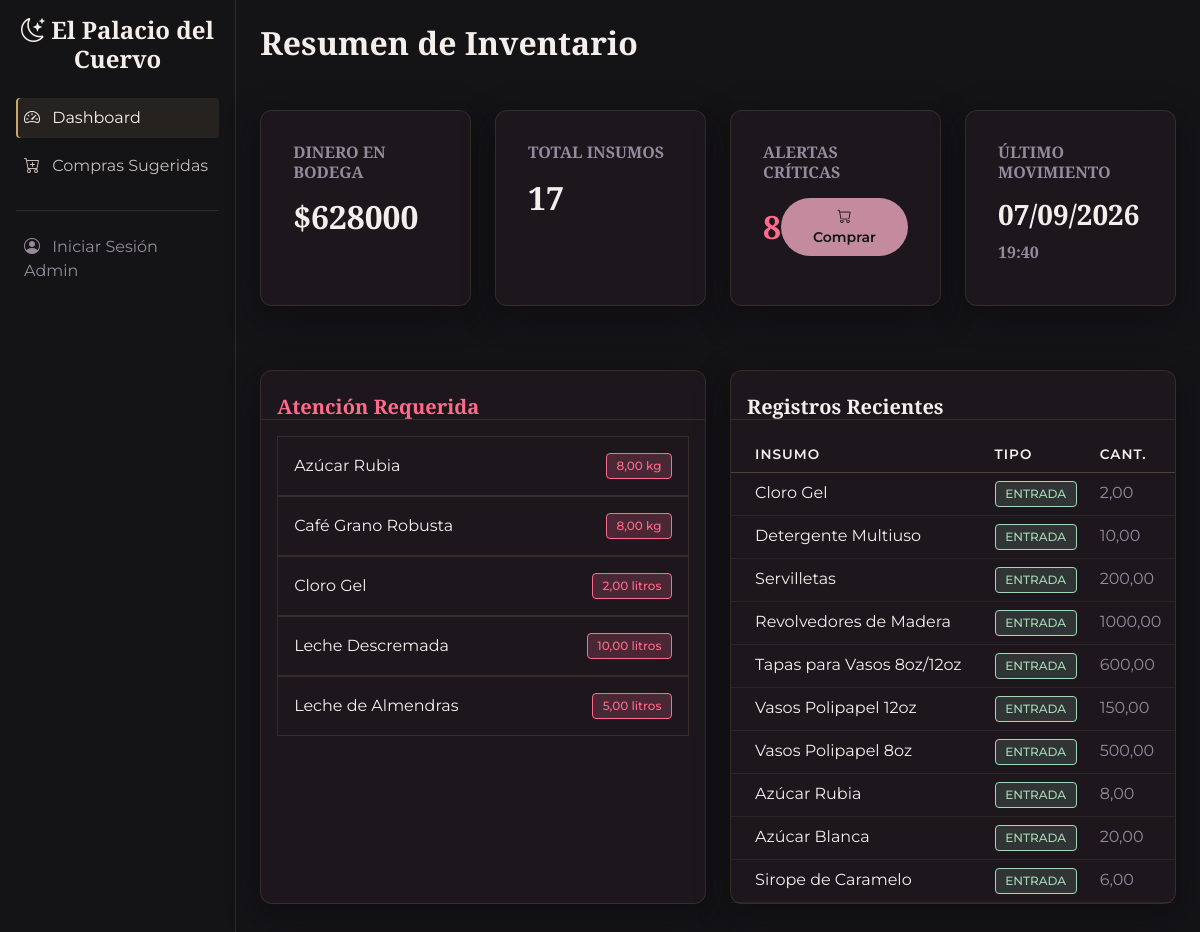
The page / on the database its author committed.
### inventario/models.py (models this page shows, shortened)
class MovimientoStock(models.Model):
    TIPOS = [
        ('Entrada', 'Entrada / Compra'),
        ('Salida', 'Salida / Uso / Merma'),
    ]
    insumo = models.ForeignKey(Insumo, on_delete=models.CASCADE, related_name='movimientos')
    tipo_movimiento = models.CharField(max_length=20, choices=TIPOS, verbose_name="Tipo de Movimiento")
    cantidad = models.DecimalField(
        max_digits=10,
        decimal_places=2,
        validators=[MinValueValidator(0.01)],
        verbose_name="Cantidad"
    )
    fecha_hora = models.DateTimeField(auto_now_add=True, verbose_name="Fecha y Hora")
    motivo = models.CharField(max_length=255, verbose_name="Motivo / Descripción", help_text="Ej: Compra semanal, Uso diario, Merma por caducidad")
    class Meta:
        verbose_name = "Movimiento de Stock"
        verbose_name_plural = "Movimientos de Stock"
        ordering = ['-fecha_hora']

class Insumo(models.Model):
    CATEGORIAS = [
        ('Materia Prima', 'Materia Prima'),
        ('Desechables', 'Desechables'),
        ('Envasados', 'Envasados'),
        ('Limpieza', 'Limpieza'),
    ]
    UNIDADES = [
        ('kg', 'Kilogramos'),
        ('litros', 'Litros'),
        ('unidades', 'Unidades'),
        ('gr', 'Gramos'),
    ]
    nombre = models.CharField(max_length=200, verbose_name="Nombre del Insumo")
    categoria = models.CharField(max_length=50, choices=CATEGORIAS, verbose_name="Categoría")
    unidad_medida = models.CharField(max_length=20, choices=UNIDADES, verbose_name="Unidad de Medida")
    stock_actual = models.DecimalField(
        max_digits=10,
        decimal_places=2,
        default=0,
        validators=[MinValueValidator(0)],
        verbose_name="Stock Actual"
    )
    stock_minimo = models.DecimalField(
        max_digits=10,
        decimal_places=2,
        default=0,
        validators=[MinValueValidator(0)],
        verbose_name="Stock Mínimo (Alerta)"
    )
    precio_unitario = models.DecimalField(
        max_digits=12,
        decimal_places=2,
        default=1000,
        validators=[MinValueValidator(0)],
        verbose_name="Precio Unitario ($)",
        help_text="Costo por unidad de medida"
    )
    proveedor = models.ForeignKey(Proveedor, on_delete=models.SET_NULL, null=True, blank=True, related_name='insumos')
    activo = models.BooleanField(default=True, verbose_name="Habilitado", help_text="Desmarcar para deshabilitar el insumo en lugar de borrarlo.")
    class Meta:
        verbose_name = "Insumo"
        verbose_name_plural = "Insumos"
        ordering = ['nombre']
    @property
    def esta_en_stock_critico(self):
        return self.stock_actual <= self.stock_minimo
    @property
    def valor_total(self):
        return self.stock_actual * self.precio_unitario

### inventario/views.py (the view)
# urls.py: path('', DashboardView.as_view(), name='dashboard'),
class DashboardView(TemplateView):
    template_name = 'inventario/dashboard.html'
    def get_context_data(self, **kwargs):
        context = super().get_context_data(**kwargs)
        insumos = Insumo.objects.all()
        insumos_criticos = [i for i in insumos if i.esta_en_stock_critico]
        valor_total = sum([i.valor_total for i in insumos])
        context['total_insumos'] = insumos.count()
        context['valor_total'] = valor_total
        context['alertas_criticas'] = len(insumos_criticos)
        context['insumos_criticos'] = insumos_criticos[:5] # Últimos 5 críticos
        context['ultimos_movimientos'] = MovimientoStock.objects.all().order_by('-fecha_hora')[:10]
        return context

### inventario/templates/inventario/dashboard.html (shortened to what this page needs)
{% extends 'base.html' %}
{% block content %}
<h2 class="mb-5">Resumen de Inventario</h2>
<div class="row mb-5">
    <div class="col-md-3 mb-3">
        <div class="card card-gothic h-100 p-3" style="border-top: 2px solid #A3D9B5;">
            <div class="card-body">
                <h6 class="text-muted-gothic mb-3 text-uppercase">Dinero en Bodega</h6>
                <h2 class="text-bone mb-0">${{ valor_total|floatformat:0 }}</h2>
            </div>
        </div>
    </div>
    <div class="col-md-3 mb-3">
        <div class="card card-gothic h-100 p-3">
            <div class="card-body">
                <h6 class="text-muted-gothic mb-3 text-uppercase">Total Insumos</h6>
                <h2 class="text-bone mb-0">{{ total_insumos }}</h2>
            </div>
        </div>
    </div>
    <div class="col-md-3 mb-3">
        <div class="card card-gothic h-100 p-3" style="border-top: 2px solid var(--status-critical);">
            <div class="card-body">
                <h6 class="text-muted-gothic mb-3 text-uppercase">Alertas Críticas</h6>
                <div class="d-flex justify-content-between align-items-center">
                    <h2 class="mb-0" style="color: var(--status-critical);">{{ alertas_criticas }}</h2>
                    <a href="{% url 'inventario:sugerencia_compras' %}" class="btn btn-sm btn-gothic-accent" title="Ver sugerencias de compra">
                        <i class="bi bi-cart"></i> Comprar
                    </a>
                </div>
            </div>
        </div>
    </div>
    <div class="col-md-3 mb-3">
        <div class="card card-gothic h-100 p-3" style="border-top: 2px solid var(--accent-gold);">
            <div class="card-body">
                <h6 class="text-muted-gothic mb-3 text-uppercase">Último Movimiento</h6>
                <h3 class="mt-3 text-bone">
                    {% if ultimos_movimientos %}
                        {{ ultimos_movimientos.0.fecha_hora|date:"d/m/Y" }}<br>
                        <small class="text-muted" style="font-size: 1rem;">{{ ultimos_movimientos.0.fecha_hora|date:"H:i" }}</small>
                    {% else %}
                        N/A
                    {% endif %}
                </h3>
            </div>
        </div>
    </div>
</div>
<div class="row">
    <div class="col-md-6 mb-4">
        <div class="card card-gothic h-100">
            <div class="card-header border-bottom-0 pt-4 pb-0">
                <h5 class="mb-0" style="color: var(--status-critical);">Atención Requerida</h5>
            </div>
            <div class="card-body">
                {% if insumos_criticos %}
                <ul class="list-group list-group-flush bg-transparent">
                    {% for insumo in insumos_criticos %}
                    <li class="list-group-item bg-transparent text-main border-gothic border-start-0 border-end-0 d-flex justify-content-between align-items-center py-3">
                        <span class="text-bone">{{ insumo.nombre }}</span>
                        <span class="badge badge-gothic-critical">{{ insumo.stock_actual }} {{ insumo.unidad_medida }}</span>
                    </li>
                    {% endfor %}
                </ul>
                {% else %}
                <p class="text-muted-gothic mt-3">Los niveles de stock están estables.</p>
                {% endif %}
            </div>
        </div>
    </div>
    <div class="col-md-6 mb-4">
        <div class="card card-gothic h-100">
            <div class="card-header border-bottom-0 pt-4 pb-0">
                <h5 class="mb-0 text-bone">Registros Recientes</h5>
            </div>
            <div class="card-body p-0 mt-3">
                <div class="table-responsive">
                    <table class="table table-gothic mb-0">
                        <thead>
                            <tr>
                                <th class="ps-4">Insumo</th>
                                <th>Tipo</th>
                                <th>Cant.</th>
                            </tr>
                        </thead>
                        <tbody>
                            {% for mov in ultimos_movimientos %}
                            <tr>
                                <td class="ps-4 text-bone">{{ mov.insumo.nombre }}</td>
                                <td>
                                    {% if mov.tipo_movimiento == 'Entrada' %}
                                    <span class="badge badge-gothic-ok">ENTRADA</span>
                                    {% else %}
                                    <span class="badge badge-gothic-neutral">SALIDA</span>
                                    {% endif %}
                                </td>
                                <td class="text-muted-gothic">{{ mov.cantidad }}</td>
                            </tr>
                            {% empty %}
                            <tr>
                                <td colspan="3" class="text-center text-muted-gothic py-4">Sin actividad reciente.</td>
                            </tr>
                            {% endfor %}
                        </tbody>
                    </table>
                </div>
            </div>
        </div>
    </div>
</div>
{% endblock %}

### static/css/gothic_inventory.css (style rules this page uses)
:root { --bg-base: #141316; --bg-surface: #231a24; --text-heading: #f5efeb; --text-main: #c4bdb9; --text-muted: #948c9c; --accent-primary: #c48b9f; --accent-primary-hover: #b0788c; --accent-gold: #c9a86a; --accent-gold-hover: #b49356; --status-ok: #c9a86a; --status-critical: #ff6b8b; --status-critical-text: #141316; --status-low: #eab308; --font-heading: 'Cinzel', 'Cinzel Decorative', 'Pirata One', serif; --font-body: 'Montserrat', sans-serif; }
body { background-color: var(--bg-base); color: var(--text-main); font-family: var(--font-body); font-weight: 400; }
h1, h2, h3, h4, h5, h6, .brand-logo { font-family: var(--font-heading); color: var(--text-heading); font-weight: 600; }
.text-bone { color: var(--text-heading) !important; }
.text-muted-gothic, .form-text, .text-muted { color: var(--text-muted) !important; }
.border-gothic { border: 1px solid rgba(199, 168, 106, 0.15) !important; }
.card, .card-gothic { background-color: rgba(35, 26, 36, 0.6) !important; backdrop-filter: blur(10px); -webkit-backdrop-filter: blur(10px); border: 1px solid rgba(199, 168, 106, 0.15) !important; border-radius: 12px; box-shadow: 0 10px 30px rgba(13, 11, 14, 0.7) !important; color: var(--text-main); }
.card-header { background-color: transparent !important; border-bottom: 1px solid rgba(199, 168, 106, 0.15) !important; color: var(--text-heading); }
.table, .table-gothic { color: var(--text-main); background-color: transparent; }
.table thead th, .table-gothic thead th { background-color: transparent !important; color: var(--text-heading) !important; border-bottom: 1px solid rgba(199, 168, 106, 0.3) !important; border-top: none; text-transform: uppercase; letter-spacing: 1px; font-size: 0.85rem; font-weight: 600; }
.table tbody td, .table-gothic tbody td { background-color: transparent !important; color: var(--text-main); border-bottom: 1px solid rgba(199, 168, 106, 0.1) !important; }
.badge { font-weight: 500; padding: 0.5em 0.8em; border-radius: 4px; }
.bg-success, .badge-gothic-ok { background-color: rgba(163, 217, 181, 0.15) !important; color: #a3d9b5 !important; border: 1px solid #a3d9b5 !important; }
.bg-danger, .badge-gothic-critical { background-color: rgba(255, 107, 139, 0.2) !important; color: var(--status-critical) !important; border: 1px solid var(--status-critical) !important; }
.btn-primary, .btn-gothic-accent { background-color: var(--accent-primary) !important; color: var(--bg-base) !important; border: none !important; border-radius: 30px !important; padding: 0.5rem 1.5rem; font-weight: 600; transition: all 0.3s ease; }

### rows shown on the page
MovimientoStock: fecha_hora "07/09/2026", fecha_hora "19:40", insumo.nombre "Cloro Gel", tipo_movimiento "ENTRADA", cantidad "2,00"
Insumo: nombre "Azúcar Rubia", stock_actual "8,00", unidad_medida "kg"
Insumo: nombre "Café Grano Robusta", stock_actual "8,00", unidad_medida "kg"
Insumo: nombre "Cloro Gel", stock_actual "2,00", unidad_medida "litros"
Insumo: nombre "Leche Descremada", stock_actual "10,00", unidad_medida "litros"
Insumo: nombre "Leche de Almendras", stock_actual "5,00", unidad_medida "litros"
MovimientoStock: insumo.nombre "Detergente Multiuso", tipo_movimiento "ENTRADA", cantidad "10,00"
MovimientoStock: insumo.nombre "Servilletas", tipo_movimiento "ENTRADA", cantidad "200,00"
MovimientoStock: insumo.nombre "Revolvedores de Madera", tipo_movimiento "ENTRADA", cantidad "1000,00"
MovimientoStock: insumo.nombre "Tapas para Vasos 8oz/12oz", tipo_movimiento "ENTRADA", cantidad "600,00"
MovimientoStock: insumo.nombre "Vasos Polipapel 12oz", tipo_movimiento "ENTRADA", cantidad "150,00"
MovimientoStock: insumo.nombre "Vasos Polipapel 8oz", tipo_movimiento "ENTRADA", cantidad "500,00"
MovimientoStock: insumo.nombre "Azúcar Rubia", tipo_movimiento "ENTRADA", cantidad "8,00"
MovimientoStock: insumo.nombre "Azúcar Blanca", tipo_movimiento "ENTRADA", cantidad "20,00"
MovimientoStock: insumo.nombre "Sirope de Caramelo", tipo_movimiento "ENTRADA", cantidad "6,00"

### other values the page prints
{{ valor_total|floatformat:0 }} "628000"
{{ total_insumos }} "17"
{{ alertas_criticas }} "8"
